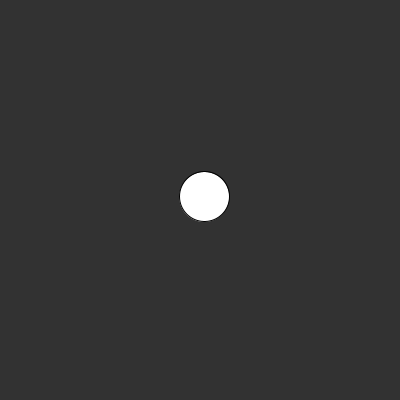
Frame 1 (no input)
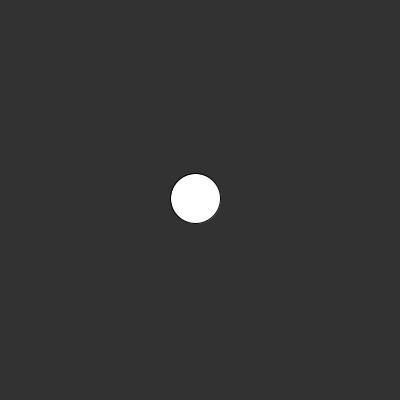
Frame 60 (the mouse pressed at the canvas centre just before this capture)
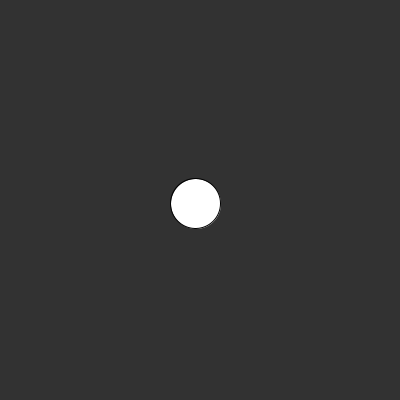
Frame 120 (the mouse held since frame 60 and released just before this capture)

The Processing sketch that drew these frames (run headless with seeded random() and noise(); from frame 60 on, the mouse is pressed at the canvas centre):

// Processing sketch: noise_test
// ── noise_test.pde
// 3.12.16
//
// Noise Test
//
// A circle wobbles in the center of the screen from the "noise" function

PVector position = new PVector(200, 200);
int d = 50;
int nScale = 20;

float xoff = 0;
float yoff = 100;

void setup() {
  size(400, 400);
}

void draw() {
  background(50);
  float nx = map(noise(xoff), 0, 1, -nScale, nScale);
  float ny = map(noise(yoff), 0, 1, -nScale, nScale);
  
  ellipse(position.x + nx, position.y + ny, d, d);
  
  xoff += 0.01;
  yoff += 0.02;
}
